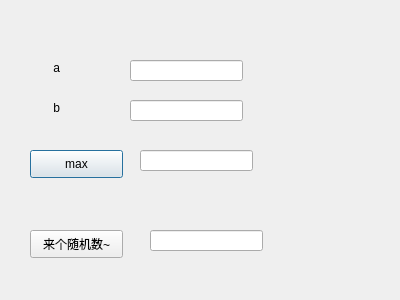
<?xml version="1.0" encoding="UTF-8"?>
<ui version="4.0">
 <class>Dialog</class>
 <widget class="QDialog" name="Dialog">
  <property name="geometry">
   <rect>
    <x>0</x>
    <y>0</y>
    <width>400</width>
    <height>300</height>
   </rect>
  </property>
  <property name="windowTitle">
   <string>Dialog</string>
  </property>
  <widget class="QLineEdit" name="lineEdit">
   <property name="geometry">
    <rect>
     <x>130</x>
     <y>60</y>
     <width>113</width>
     <height>21</height>
    </rect>
   </property>
  </widget>
  <widget class="QLineEdit" name="lineEdit_2">
   <property name="geometry">
    <rect>
     <x>130</x>
     <y>100</y>
     <width>113</width>
     <height>21</height>
    </rect>
   </property>
  </widget>
  <widget class="QLabel" name="label">
   <property name="geometry">
    <rect>
     <x>40</x>
     <y>60</y>
     <width>72</width>
     <height>15</height>
    </rect>
   </property>
   <property name="text">
    <string>    a</string>
   </property>
  </widget>
  <widget class="QLabel" name="label_2">
   <property name="geometry">
    <rect>
     <x>40</x>
     <y>100</y>
     <width>72</width>
     <height>15</height>
    </rect>
   </property>
   <property name="text">
    <string>    b</string>
   </property>
  </widget>
  <widget class="QLineEdit" name="lineEdit_3">
   <property name="geometry">
    <rect>
     <x>140</x>
     <y>150</y>
     <width>113</width>
     <height>21</height>
    </rect>
   </property>
  </widget>
  <widget class="QLabel" name="label_3">
   <property name="geometry">
    <rect>
     <x>80</x>
     <y>220</y>
     <width>72</width>
     <height>15</height>
    </rect>
   </property>
   <property name="text">
    <string/>
   </property>
  </widget>
  <widget class="QPushButton" name="pushButton">
   <property name="geometry">
    <rect>
     <x>30</x>
     <y>150</y>
     <width>93</width>
     <height>28</height>
    </rect>
   </property>
   <property name="text">
    <string>max</string>
   </property>
  </widget>
  <widget class="QPushButton" name="pushButton_2">
   <property name="geometry">
    <rect>
     <x>30</x>
     <y>230</y>
     <width>93</width>
     <height>28</height>
    </rect>
   </property>
   <property name="text">
    <string>来个随机数~</string>
   </property>
  </widget>
  <widget class="QLineEdit" name="lineEdit_4">
   <property name="geometry">
    <rect>
     <x>150</x>
     <y>230</y>
     <width>113</width>
     <height>21</height>
    </rect>
   </property>
  </widget>
 </widget>
 <layoutdefault spacing="6" margin="11"/>
 <resources/>
 <connections/>
</ui>
